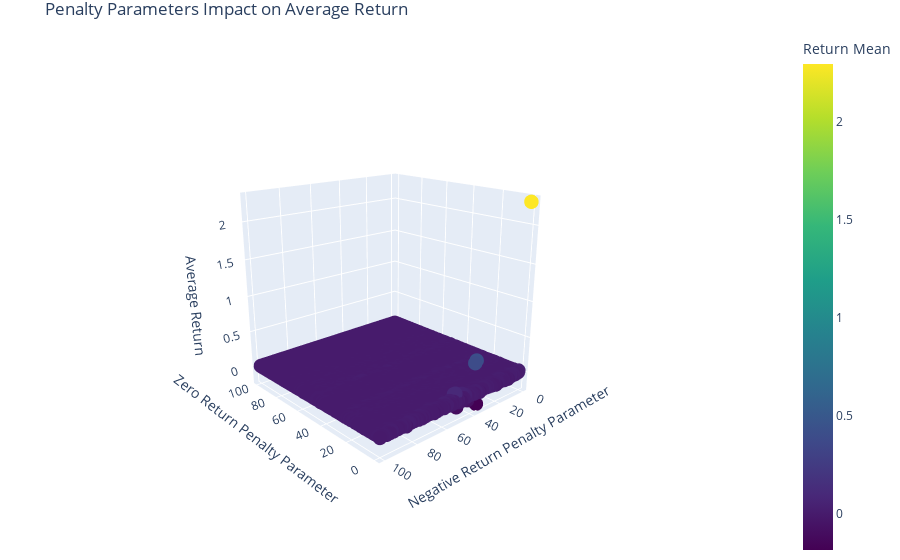

Notebook cell for this chart:
### Code cell
import plotly.graph_objects as go

# Create the figure
fig = go.Figure(data=[go.Scatter3d(
    x=data["Zero_Return_Penalty_Param"], 
    y=data["Neg_Return_Penalty_Param"], 
    z=data["Return Mean"],
    mode='markers',
    marker=dict(
        size=5,  # Slightly larger for better visibility
        color=data["Return Mean"],  # Color by return mean
        colorscale='Viridis',
        colorbar=dict(title='Return Mean'),  # Add colorbar title
        showscale=True  # Ensure color scale is visible
    ),
    hovertemplate=(
        "Zero Return Penalty: %{x}<br>"
        "Negative Return Penalty: %{y}<br>"
        "Return Mean: %{z}<extra></extra>"
    )  # Custom hover text
)])

# Update layout
fig.update_layout(
    title='Penalty Parameters Impact on Average Return',
    scene=dict(
        xaxis_title='Zero Return Penalty Parameter',
        yaxis_title='Negative Return Penalty Parameter',
        zaxis_title='Average Return',
        camera=dict(eye=dict(x=1.5, y=1.5, z=0.8))  # Adjust default view angle
    ),
    margin=dict(l=0, r=0, b=0, t=30)  # Adjust margins
)

fig.show()

### Figure 1 — Plotly figure (JSON) as saved in the notebook; plotly's stock layout.template omitted (floating-point values rounded to 4 significant figures; data arrays with more than 128 entries replaced by an {"elided": "..."} marker saying what was removed)
{"data": [{"hovertemplate": "Zero Return Penalty: %{x}<br>Negative Return Penalty: %{y}<br>Return Mean: %{z}<extra></extra>", "marker": {"color": {"elided": "10201 float values"}, "colorbar": {"title": {"text": "Return Mean"}}, "colorscale": [[0, "#440154"], [0.1111, "#482878"], [0.2222, "#3e4989"], [0.3333, "#31688e"], [0.4444, "#26828e"], [0.5556, "#1f9e89"], [0.6667, "#35b779"], [0.7778, "#6ece58"], [0.8889, "#b5de2b"], [1, "#fde725"]], "showscale": true, "size": 5}, "mode": "markers", "type": "scatter3d", "x": {"elided": "10201 int values"}, "y": {"elided": "10201 int values"}, "z": {"elided": "10201 float values"}}], "layout": {"autosize": true, "margin": {"b": 0, "l": 0, "r": 0, "t": 30}, "scene": {"aspectmode": "auto", "aspectratio": {"x": 1, "y": 1, "z": 1}, "camera": {"center": {"x": 0, "y": 0, "z": 0}, "eye": {"x": -2.237, "y": 2.001, "z": 1.0}, "projection": {"type": "perspective"}, "up": {"x": 0, "y": 0, "z": 1}}, "xaxis": {"title": {"text": "Zero Return Penalty Parameter"}, "type": "linear"}, "yaxis": {"title": {"text": "Negative Return Penalty Parameter"}, "type": "linear"}, "zaxis": {"title": {"text": "Average Return"}, "type": "linear"}}, "title": {"text": "Penalty Parameters Impact on Average Return"}}}
